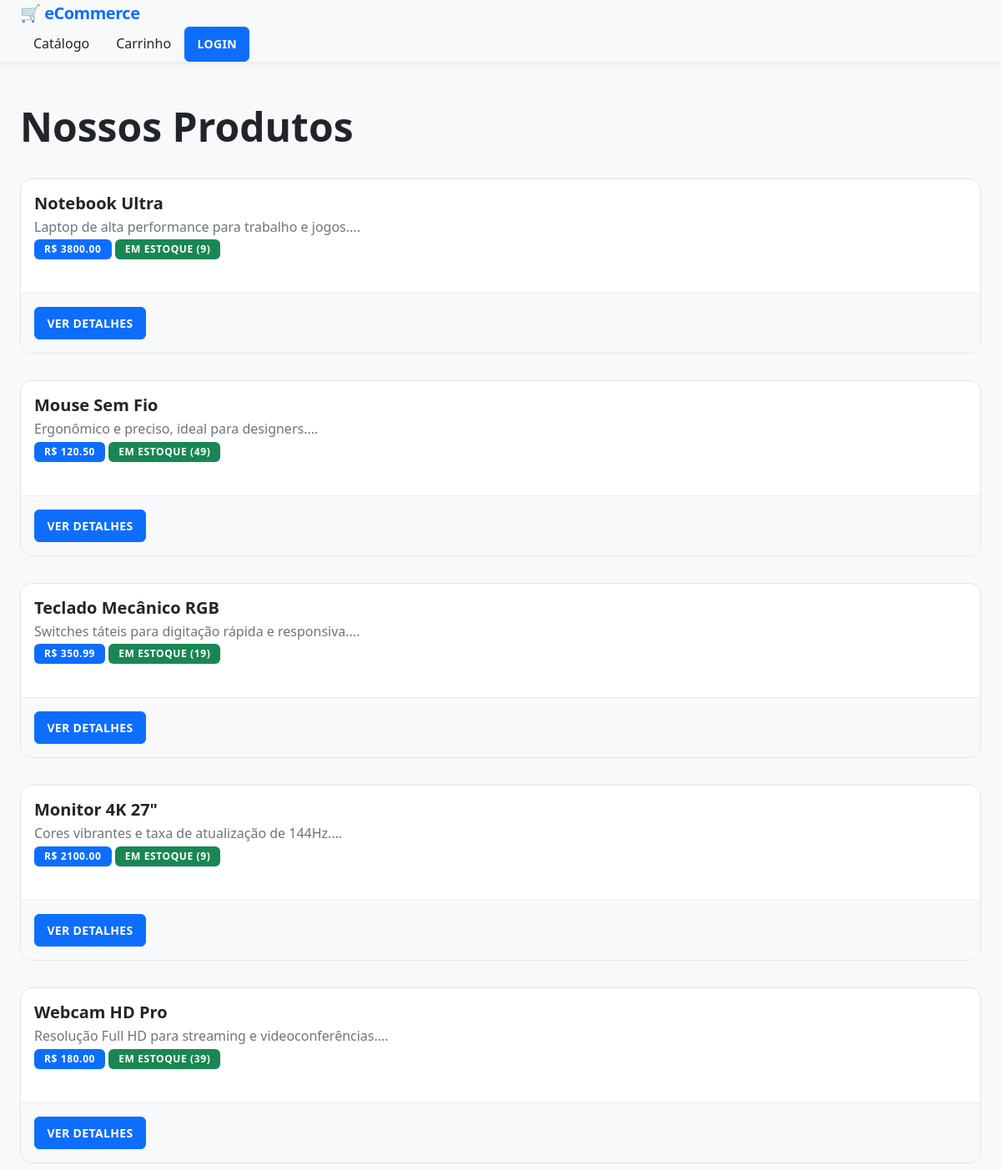
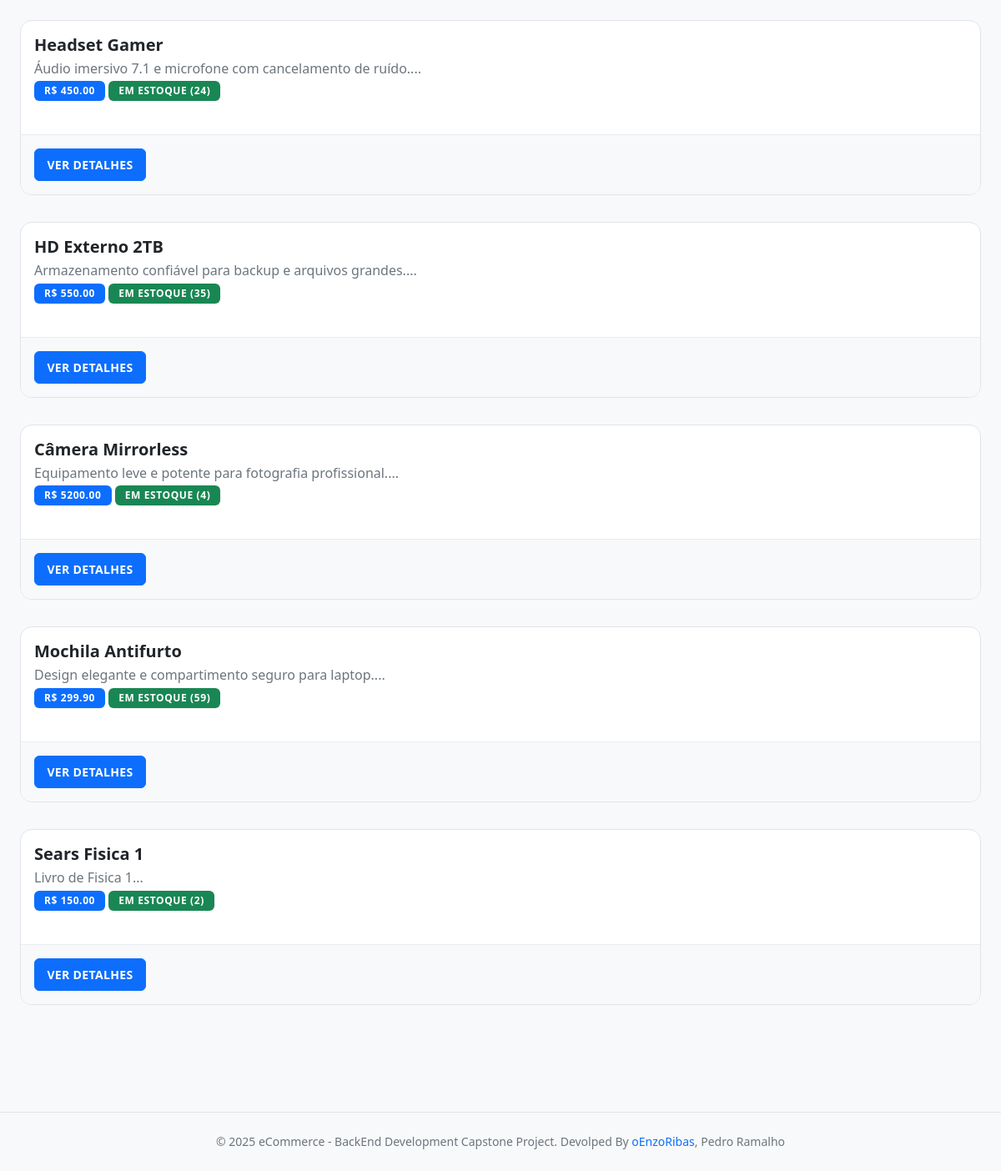
/produtos/, run on the app's committed database (2 pictures, top to bottom).
### models/produto_model.py (models this page shows, shortened)
class Produto(db.Model):
    __tablename__ = 'produtos'
    id = Column(Integer, primary_key=True, autoincrement=True, nullable=False)
    nome = Column(String(256), nullable=False)
    descricao = Column(String(256))
    preco = Column(db.Numeric(10,2), nullable=False)
    estoque = Column(Integer, nullable=False, default=0)

### routes/produtos.py (the view)
@produtos_bp.route('/')
def listar():
    page = request.args.get('page', 1, type=int)
    produtos = Produto.query.paginate(page=page, per_page=10)
    return render_template('produtos/listar.html', produtos=produtos)

### templates/produtos/listar.html (shortened to what this page needs)
{% extends "base.html" %} {% block title %}Produtos - Loja Online{% endblock %}
{% block content %}
<div class="row mb-4">
  <div class="col-md-8">
    <h1>Nossos Produtos</h1>
  </div>
</div>
{% if produtos.items %}
<div class="row">
  {% for produto in produtos.items %}
  <div class="col-md-6 col-lg-4 mb-4">
    <div class="card h-100 shadow-sm">
      <div class="card-body">
        <h5 class="card-title">{{ produto.nome }}</h5>
        <p class="card-text text-muted">
          {{ produto.descricao[:100] if produto.descricao else 'Sem descrição'
          }}...
        </p>
        <div class="mb-3">
          <span class="badge bg-primary"
            >R$ {{ "%.2f"|format(produto.preco) }}</span
          >
          {% if produto.estoque > 0 %}
          <span class="badge bg-success"
            >Em Estoque ({{ produto.estoque }})</span
          >
          {% else %}
          <span class="badge bg-danger">Fora de Estoque</span>
          {% endif %}
        </div>
      </div>
      <div class="card-footer bg-white">
        <a
          href="{{ url_for('produtos.detalhes', produto_id=produto.id) }}"
          class="btn btn-primary btn-sm w-100 btn-registrar"
        >
          Ver Detalhes
        </a>
      </div>
    </div>
  </div>
  {% endfor %}
</div>
 {% else %}
<div class="alert alert-info text-center">
  <h4>Nenhum produto disponível no momento</h4>
  <p>Volte mais tarde para conferir nossas ofertas!</p>
</div>
{% endif %} {% endblock %}

### static/css/style.css (style rules this page uses)
*, *::before, *::after { box-sizing: border-box; margin: 0; padding: 0; }
:root { --primary: #0d6efd; --primary-hover: #0b5ed7; --primary-light: rgba(13, 110, 253, 0.1); --secondary: #6c757d; --success: #198754; --success-dark: #157347; --danger: #dc3545; --warning: #ffc107; --info: #0dcaf0; --dark: #212529; --light: #f8f9fa; --gray-100: #f8f9fa; --gray-200: #e9ecef; --gray-300: #dee2e6; --gray-400: #ced4da; --gray-500: #adb5bd; --gray-600: #6c757d; --gray-700: #495057; --gray-800: #343a40; --gray-900: #212529; --surface: #ffffff; --surface-hover: #f8f9fa; --border-color: #e1e4e8; --font-family: "Segoe UI", Tahoma, Geneva, Verdana, sans-serif; --font-size-base: 1rem; --font-size-sm: 0.875rem; --font-size-lg: 1.125rem; --font-size-xl: 1.25rem; --font-weight-normal: 400; --font-weight-medium: 500; --font-weight-semibold: 600; --font-weight-bold: 700; --line-height-base: 1.6; --line-height-tight: 1.25; --spacing-xs: 0.25rem; --spacing-sm: 0.5rem; --spacing-md: 1rem; --spacing-lg: 1.5rem; --spacing-xl: 2rem; --spacing-2xl: 3rem; --radius-sm: 0.375rem; --radius-md: 0.625rem; --radius-lg: 0.875rem; --radius-xl: 1rem; --radius-full: 9999px; --shadow-sm: 0 1px 2px rgba(0, 0, 0, 0.05); --shadow-md: 0 4px 6px rgba(0, 0, 0, 0.07); --shadow-lg: 0 10px 15px rgba(0, 0, 0, 0.1); --shadow-xl: 0 20px 25px rgba(0, 0, 0, 0.15); --shadow-navbar: 0 2px 8px rgba(0, 0, 0, 0.08); --transition-fast: 150ms ease; --transition-base: 200ms ease; --transition-slow: 300ms ease; --z-dropdown: 1000; --z-sticky: 1020; --z-fixed: 1030; --z-modal: 1050; --z-tooltip: 1070; }
html { -webkit-font-smoothing: antialiased; -moz-osx-font-smoothing: grayscale; }
body { font-family: var(--font-family); font-size: var(--font-size-base); line-height: var(--line-height-base); background-color: var(--light); color: var(--dark); }
h1, h2, h3, h4, h5, h6 { color: var(--dark); font-weight: var(--font-weight-semibold); line-height: var(--line-height-tight); margin-bottom: var(--spacing-md); }
h1 { font-size: 2.5rem; }
h5 { font-size: 1.25rem; }
a { color: var(--primary); text-decoration: none; transition: color var(--transition-fast); }
.card { position: relative; display: flex; flex-direction: column; background-color: var(--surface); border: 1px solid var(--border-color); border-radius: var(--radius-lg); overflow: hidden; transition: transform var(--transition-slow), box-shadow var(--transition-slow); animation: fade-in 400ms ease; }
.card-body { padding: var(--spacing-md); flex: 1; }
.card-title { font-size: var(--font-size-xl); margin-bottom: var(--spacing-xs); }
.card-text { color: var(--gray-600); }
.card-footer { padding: var(--spacing-md); background-color: var(--gray-100); border-top: 1px solid var(--gray-200); }
.btn { display: inline-flex; align-items: center; justify-content: center; gap: var(--spacing-xs); padding: 0.625rem 1.25rem; font-size: var(--font-size-base); font-weight: var(--font-weight-semibold); line-height: 1.5; text-align: center; text-transform: uppercase; letter-spacing: 0.025em; border: 1px solid transparent; border-radius: var(--radius-sm); cursor: pointer; transition: transform var(--transition-base), box-shadow var(--transition-base), background-color var(--transition-base); }
.btn-primary { background-color: var(--primary); border-color: var(--primary); color: var(--surface); }
.btn-registrar { color: white; }
.btn-sm { padding: 0.5rem 0.9rem; font-size: var(--font-size-sm); }
.badge { display: inline-flex; align-items: center; padding: 0.375rem 0.75rem; font-size: 0.75rem; font-weight: var(--font-weight-bold); line-height: 1; text-transform: uppercase; letter-spacing: 0.05em; border-radius: var(--radius-sm); box-shadow: var(--shadow-sm); }
.mb-3 { margin-bottom: var(--spacing-lg); }
.mb-4 { margin-bottom: var(--spacing-xl); }
.text-muted { color: var(--gray-600); }
.bg-primary { background-color: var(--primary); color: var(--surface); }
.bg-success { background-color: var(--success); color: var(--surface); }
@media (min-width: 768px) { h1 { font-size: 3rem; } }

### data on the page
Produto: nome "Notebook Ultra", descricao "Laptop de alta performance para trabalho e jogos.", preco "3800.00", estoque "9"
Produto: nome "Mouse Sem Fio", descricao "Ergonômico e preciso, ideal para designers.", preco "120.50", estoque "49"
Produto: nome "Teclado Mecânico RGB", descricao "Switches táteis para digitação rápida e responsiva.", preco "350.99", estoque "19"
Produto: nome "Monitor 4K 27\"", descricao "Cores vibrantes e taxa de atualização de 144Hz.", preco "2100.00", estoque "9"
Produto: nome "Webcam HD Pro", descricao "Resolução Full HD para streaming e videoconferências.", preco "180.00", estoque "39"
Produto: nome "Headset Gamer", descricao "Áudio imersivo 7.1 e microfone com cancelamento de ruído.", preco "450.00", estoque "24"
Produto: nome "HD Externo 2TB", descricao "Armazenamento confiável para backup e arquivos grandes.", preco "550.00", estoque "35"
Produto: nome "Câmera Mirrorless", descricao "Equipamento leve e potente para fotografia profissional.", preco "5200.00", estoque "4"
Produto: nome "Mochila Antifurto", descricao "Design elegante e compartimento seguro para laptop.", preco "299.90", estoque "59"
Produto: nome "Sears Fisica 1", descricao "Livro de Fisica 1", preco "150.00", estoque "2"
